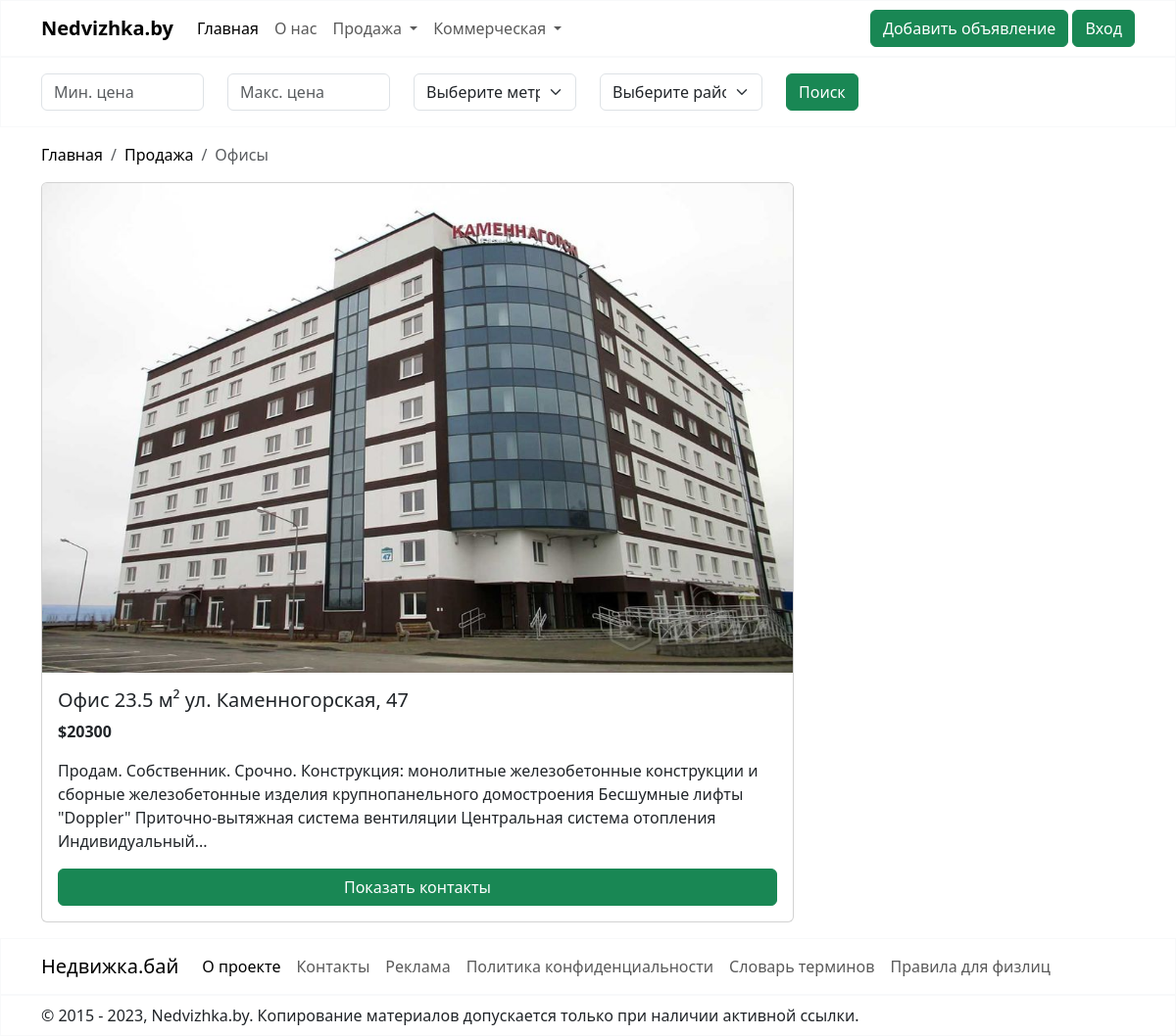
Screenshot of /sale/office/ with the database file from the repository.
### sale/models.py (models this page shows)
class Realty(models.Model):
    address = models.CharField(max_length=100)
    district = models.CharField(choices=DISTRICT, max_length=40, blank=True)
    subway = models.CharField(choices=SUBWAY, max_length=50, blank=True)
    description = models.CharField(max_length=4000)
    total_area = models.FloatField(validators=[MinValueValidator(10)])
    facilities = models.CharField(max_length=2000, blank=True)
    condition = models.CharField(choices=CONDITION, max_length=20)
    renovation = models.CharField(choices=RENOVATION, max_length=20)
    price = models.PositiveIntegerField(validators=[MinValueValidator(1)])
    image = models.ImageField(null=True, blank=True, upload_to="images")
    image_2 = models.ImageField(null=True, blank=True, upload_to="images")
    image_3 = models.ImageField(null=True, blank=True, upload_to="images")
    image_4 = models.ImageField(null=True, blank=True, upload_to="images")
    image_5 = models.ImageField(null=True, blank=True, upload_to="images")
    creator = models.ForeignKey(User, on_delete=models.CASCADE, default=1)
    is_moderated = models.BooleanField(default=False)
    class Meta:
        abstract = True

class Office(Realty):
    number_of_separate_premises = models.PositiveIntegerField(blank=True)
    number_of_floors = models.PositiveIntegerField(validators=[MinValueValidator(1)])
    floor_number = models.PositiveIntegerField(validators=[MinValueValidator(1)])  # Валидатор для номера этажа

### sale/views.py (the view)
# urls.py: path('office/', OfficeListView.as_view(template_name="office.html"), name='office'),
class OfficeListView(ListView):
    model = Office
    def get_queryset(self):
        queryset = super().get_queryset().filter(is_moderated=True)
        min_price = self.request.GET.get('min_price')
        max_price = self.request.GET.get('max_price')
        subway = self.request.GET.get('subway')
        district = self.request.GET.get('district')
        if min_price and max_price:
            queryset = queryset.filter(price__gte=min_price, price__lte=max_price)
        elif min_price:
            queryset = queryset.filter(price__gte=min_price)
        elif max_price:
            queryset = queryset.filter(price__lte=max_price)
        if subway:
            queryset = queryset.filter(subway=subway)
        if district:
            queryset = queryset.filter(district=district)
        return queryset
    def get_context_data(self, **kwargs):
        context = super().get_context_data(**kwargs)
        context['min_price'] = self.request.GET.get('min_price')
        context['max_price'] = self.request.GET.get('max_price')
        context['subway'] = self.request.GET.get('subway')
        context['district'] = self.request.GET.get('district')
        return context

### sale/templates/office.html (shortened to what this page needs)
{% extends "base.html" %}
{% block content %}
    <div class="container-fluid border border-light">
        <div class="container-md mt-3 mb-3">
            <form method="GET" class="form-inline">
                <div class="row mt-3">
                    <div class="col-md-2">
                        <input type="number" class="form-control mr-2" name="min_price" value="{{ min_price }}"
                               placeholder="Мин. цена ">
                    </div>
                    <div class="col-md-2">
                        <input type="number" class="form-control mr-2" name="max_price" value="{{ max_price }}"
                               placeholder="Макс. цена ">
                    </div>
                    <div class="col-md-2">
                        <select name="subway" class="form-select">
                            <option value="">Выберите метро</option>
                        </select>
                    </div>
                    <div class="col-md-2">
                        <select name="district" class="form-select">
                            <option value="">Выберите район</option>
                        </select>
                    </div>
                    <div class="col-md-2">
                        <button type="submit" class="btn btn-success">Поиск</button>
                    </div>
                </div>
            </form>
        </div>
    </div>
    <div class="container-md mt-3 mb-3">
        <nav aria-label="breadcrumb">
            <ol class="breadcrumb">
                <li class="breadcrumb-item"><a style="text-decoration: none; color: black;"
                                               href="{% url "nedvizhka" %}">Главная</a></li>
                <li class="breadcrumb-item"><a style="text-decoration: none; color: black;" href="#">Продажа</a></li>
                <li class="breadcrumb-item active" aria-current="page">Офисы</li>
            </ol>
        </nav>
    </div>
    {% for office in office_list %}
        <div class="container-md mt-3 mb-3">
            <div class="card" style="width: 48rem;">
                {% if office.image %}
                    <img src="{{ office.image.url }}" class="card-img-top" alt="..." style="width: 100%; height: 500px">
                {% endif %}
                <div class="card-body d-flex flex-column">
                    <h5 class="card-title">Офис {{ office.total_area }} м² {{ office.address }}</h5>
                    <p class="card-text"><strong>${{ office.price }}</strong></p>
                    <p class="card-text">{{ office.description|slice:":250" }}...</p>
                    <a href="{{ office.id }}" class="btn btn-success mt-auto">Показать контакты</a>
                </div>
            </div>
        </div>
    {% endfor %}
{% endblock %}

### rows the page displays
Office: image (picture), total_area "23.5", address "ул. Каменногорская, 47", price "20300", description "Продам. Собственник. Срочно. Конструкция: монолитные железобетонные конструкции и сборные железобетонные изделия крупнопанельного домостроения Бесшумные лифты \"Doppler\" Приточно-вытяжная система вентиляции Центральная система отопления Индивидуальный"
